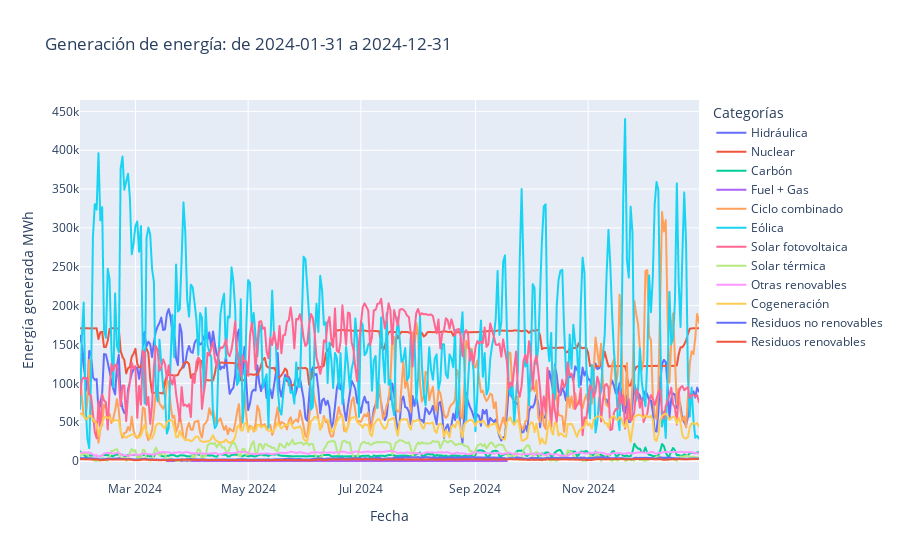

This figure's notebook cell:
### Code cell
draw(df_generacion, 'line_color', y='value', title=f'Generación de energía: de {start_date} a {end_date}', name_y='Energía generada MWh')

### Figure 1 — Plotly figure (JSON) as saved in the notebook; plotly's stock layout.template omitted (floating-point values rounded to 4 significant figures; data arrays with more than 128 entries replaced by an {"elided": "..."} marker saying what was removed)
{"data": [{"hovertemplate": "tech=Hidráulica<br>Fecha=%{x}<br>Energía generada MWh=%{y}<extra></extra>", "legendgroup": "Hidráulica", "line": {"color": "#636efa", "dash": "solid"}, "marker": {"symbol": "circle"}, "mode": "lines", "name": "Hidráulica", "showlegend": true, "type": "scattergl", "x": {"elided": "336 str values"}, "xaxis": "x", "y": {"elided": "336 float values"}, "yaxis": "y"}, {"hovertemplate": "tech=Nuclear<br>Fecha=%{x}<br>Energía generada MWh=%{y}<extra></extra>", "legendgroup": "Nuclear", "line": {"color": "#EF553B", "dash": "solid"}, "marker": {"symbol": "circle"}, "mode": "lines", "name": "Nuclear", "showlegend": true, "type": "scattergl", "x": {"elided": "336 str values"}, "xaxis": "x", "y": {"elided": "336 float values"}, "yaxis": "y"}, {"hovertemplate": "tech=Carbón<br>Fecha=%{x}<br>Energía generada MWh=%{y}<extra></extra>", "legendgroup": "Carbón", "line": {"color": "#00cc96", "dash": "solid"}, "marker": {"symbol": "circle"}, "mode": "lines", "name": "Carbón", "showlegend": true, "type": "scattergl", "x": {"elided": "336 str values"}, "xaxis": "x", "y": {"elided": "336 float values"}, "yaxis": "y"}, {"hovertemplate": "tech=Fuel + Gas<br>Fecha=%{x}<br>Energía generada MWh=%{y}<extra></extra>", "legendgroup": "Fuel + Gas", "line": {"color": "#ab63fa", "dash": "solid"}, "marker": {"symbol": "circle"}, "mode": "lines", "name": "Fuel + Gas", "showlegend": true, "type": "scattergl", "x": ["2024-03-18T00:00:00.000000000", "2024-06-23T00:00:00.000000000", "2024-08-14T00:00:00.000000000", "2024-09-18T00:00:00.000000000"], "xaxis": "x", "y": [0.001, 0.001, 0.001, 0.001], "yaxis": "y"}, {"hovertemplate": "tech=Ciclo combinado<br>Fecha=%{x}<br>Energía generada MWh=%{y}<extra></extra>", "legendgroup": "Ciclo combinado", "line": {"color": "#FFA15A", "dash": "solid"}, "marker": {"symbol": "circle"}, "mode": "lines", "name": "Ciclo combinado", "showlegend": true, "type": "scattergl", "x": {"elided": "336 str values"}, "xaxis": "x", "y": {"elided": "336 float values"}, "yaxis": "y"}, {"hovertemplate": "tech=Eólica<br>Fecha=%{x}<br>Energía generada MWh=%{y}<extra></extra>", "legendgroup": "Eólica", "line": {"color": "#19d3f3", "dash": "solid"}, "marker": {"symbol": "circle"}, "mode": "lines", "name": "Eólica", "showlegend": true, "type": "scattergl", "x": {"elided": "336 str values"}, "xaxis": "x", "y": {"elided": "336 float values"}, "yaxis": "y"}, {"hovertemplate": "tech=Solar fotovoltaica<br>Fecha=%{x}<br>Energía generada MWh=%{y}<extra></extra>", "legendgroup": "Solar fotovoltaica", "line": {"color": "#FF6692", "dash": "solid"}, "marker": {"symbol": "circle"}, "mode": "lines", "name": "Solar fotovoltaica", "showlegend": true, "type": "scattergl", "x": {"elided": "336 str values"}, "xaxis": "x", "y": {"elided": "336 float values"}, "yaxis": "y"}, {"hovertemplate": "tech=Solar térmica<br>Fecha=%{x}<br>Energía generada MWh=%{y}<extra></extra>", "legendgroup": "Solar térmica", "line": {"color": "#B6E880", "dash": "solid"}, "marker": {"symbol": "circle"}, "mode": "lines", "name": "Solar térmica", "showlegend": true, "type": "scattergl", "x": {"elided": "336 str values"}, "xaxis": "x", "y": {"elided": "336 float values"}, "yaxis": "y"}, {"hovertemplate": "tech=Otras renovables<br>Fecha=%{x}<br>Energía generada MWh=%{y}<extra></extra>", "legendgroup": "Otras renovables", "line": {"color": "#FF97FF", "dash": "solid"}, "marker": {"symbol": "circle"}, "mode": "lines", "name": "Otras renovables", "showlegend": true, "type": "scattergl", "x": {"elided": "336 str values"}, "xaxis": "x", "y": {"elided": "336 float values"}, "yaxis": "y"}, {"hovertemplate": "tech=Cogeneración<br>Fecha=%{x}<br>Energía generada MWh=%{y}<extra></extra>", "legendgroup": "Cogeneración", "line": {"color": "#FECB52", "dash": "solid"}, "marker": {"symbol": "circle"}, "mode": "lines", "name": "Cogeneración", "showlegend": true, "type": "scattergl", "x": {"elided": "336 str values"}, "xaxis": "x", "y": {"elided": "336 float values"}, "yaxis": "y"}, {"hovertemplate": "tech=Residuos no renovables<br>Fecha=%{x}<br>Energía generada MWh=%{y}<extra></extra>", "legendgroup": "Residuos no renovables", "line": {"color": "#636efa", "dash": "solid"}, "marker": {"symbol": "circle"}, "mode": "lines", "name": "Residuos no renovables", "showlegend": true, "type": "scattergl", "x": {"elided": "336 str values"}, "xaxis": "x", "y": {"elided": "336 float values"}, "yaxis": "y"}, {"hovertemplate": "tech=Residuos renovables<br>Fecha=%{x}<br>Energía generada MWh=%{y}<extra></extra>", "legendgroup": "Residuos renovables", "line": {"color": "#EF553B", "dash": "solid"}, "marker": {"symbol": "circle"}, "mode": "lines", "name": "Residuos renovables", "showlegend": true, "type": "scattergl", "x": {"elided": "336 str values"}, "xaxis": "x", "y": {"elided": "336 float values"}, "yaxis": "y"}], "layout": {"legend": {"title": {"text": "Categorías"}, "tracegroupgap": 0}, "title": {"text": "Generación de energía: de 2024-01-31 a 2024-12-31"}, "xaxis": {"anchor": "y", "domain": [0, 1], "title": {"text": "Fecha"}}, "yaxis": {"anchor": "x", "domain": [0, 1], "title": {"text": "Energía generada MWh"}}}}
